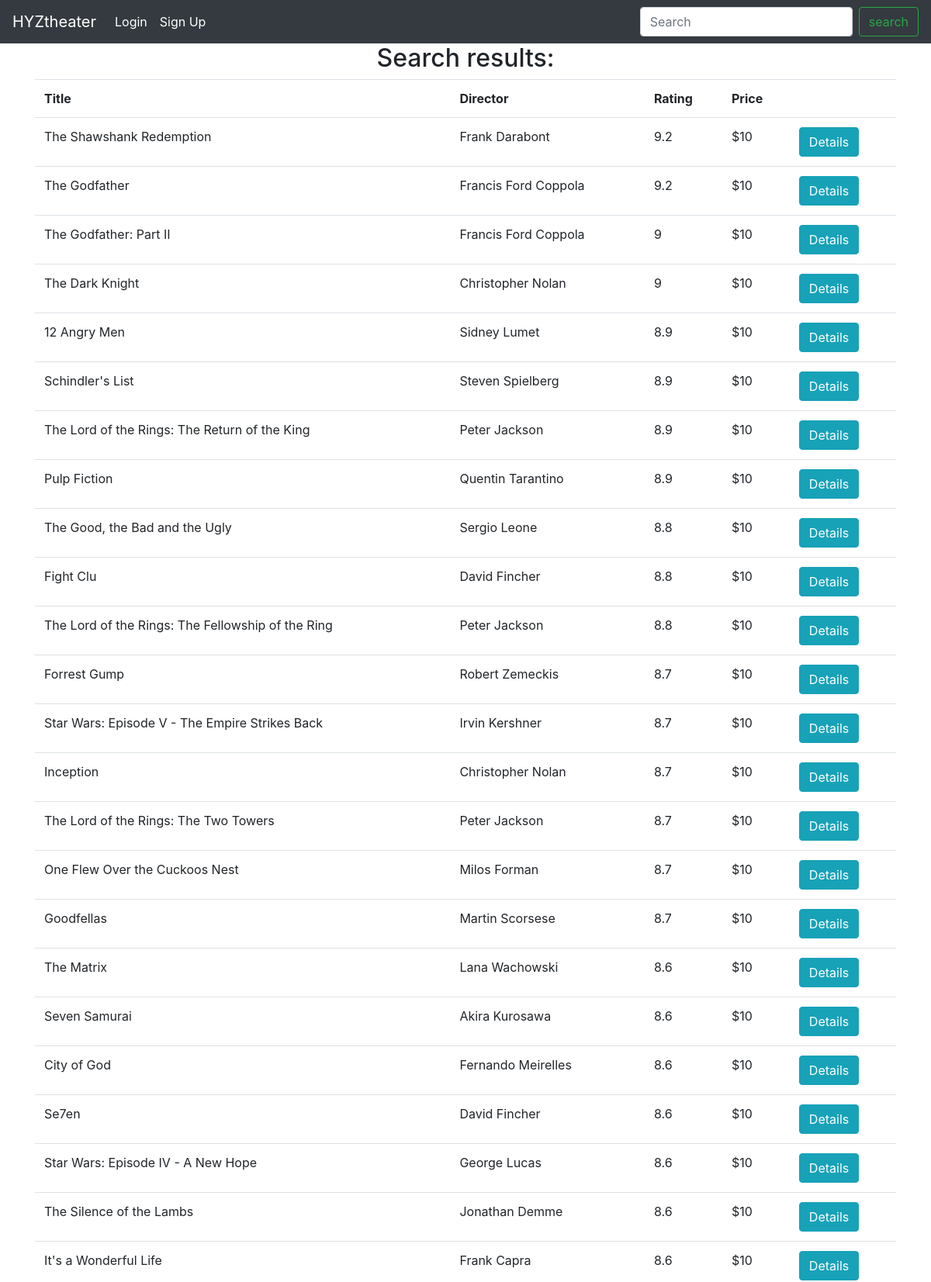
/user_signUp_Login/searchMovie.php (upper part), run on the app's committed database.
### tables this page shows
CREATE TABLE IF NOT EXISTS `movie` (
  `id` int(5) NOT NULL AUTO_INCREMENT,
  `title` varchar(50) NOT NULL,
  `director` varchar(20) NOT NULL,
  `rating` double NOT NULL,
  `price` double NOT NULL,
  PRIMARY KEY (`id`)
);

### user_signUp_Login/searchMovie.php (the view, shortened to what this page needs)
<!DOCTYPE html>
<html>
    <head>
        <link rel="stylesheet" href="https://stackpath.bootstrapcdn.com/bootstrap/4.1.3/css/bootstrap.min.css">
        <?php
        $keyword = $_GET['keyword'];
        $sql = "SELECT * FROM movie WHERE title LIKE '%$keyword%'";
        $result = mysql_query($sql);
        ?>
    </head>
    <body>
        <nav class="navbar navbar-expand-lg navbar-dark bg-dark">
            <a class="navbar-brand" href="home.php">HYZtheater</a>
            <div class="collapse navbar-collapse" id="navbarSupportedContent">
                <ul class="navbar-nav mr-auto">
                    <?php
                        if ($_SESSION['status']==true){
                            echo '<li class="navbar-text">'.$_SESSION['loginUser'].'</li>';
                            echo '<li class="nav-item active"><a class="nav-link" href="logoutProcess.php">Log Out</a></li>';
                            echo '<li class="nav-item active"><a class="nav-link" href="movieList.php">Reserve</a></li>';
                        }else{
                            echo '<li class="nav-item active"><a class="nav-link" href="login.php">Login</a></li>';
                            echo '<li class="nav-item active"><a class="nav-link" href="signUp.php">Sign Up</a></li>';
                        }
                    ?>
                </ul>
                <form class="form-inline my-2 my-lg-0" method="get" action="searchMovie.php">
                    <input class="form-control mr-sm-2" name="keyword" type="search" placeholder="Search" aria-label="Search">
                    <input type="submit" class="btn btn-outline-success my-2 my-sm-0" value="search">
                </form>
            </div>
        </nav>
        <div id="searchDisplay" class="container">
            <h2 class="text-center">Search results: </h2>
            <table class="table">
                <tr>
                    <th>Title</th>
                    <th>Director</th>
                    <th>Rating</th>
                    <th>Price</th>
                    <th></th>
                </tr>
                <?php
                    while($row = mysql_fetch_array($result)){
                ?>
                <tr>
                    <td><?php echo $row['title'] ?></td>
                    <td><?php echo $row['director'] ?></td>
                    <td><?php echo $row['rating'] ?></td>
                    <td><?php echo "$".$row['price'] ?></td>
                    <td>
                        <form method="get" action="movieDetail_Book.php">
                            <input type="submit" class="btn btn-info" value="Details">
                        </form>
                    </td>
                </tr>
                <?php } ?>
            </table>
        </div>
    </body>
</html>

### data on the page
movie: title "The Shawshank Redemption", director "Frank Darabont", rating "9.2", price "10"
movie: title "The Godfather", director "Francis Ford Coppola", rating "9.2", price "10"
movie: title "The Godfather: Part II", director "Francis Ford Coppola", rating "9", price "10"
movie: title "The Dark Knight", director "Christopher Nolan", rating "9", price "10"
movie: title "12 Angry Men", director "Sidney Lumet", rating "8.9", price "10"
movie: title "Schindler's List", director "Steven Spielberg", rating "8.9", price "10"
movie: title "The Lord of the Rings: The Return of the King", director "Peter Jackson", rating "8.9", price "10"
movie: title "Pulp Fiction", director "Quentin Tarantino", rating "8.9", price "10"
movie: title "The Good, the Bad and the Ugly", director "Sergio Leone", rating "8.8", price "10"
movie: title "Fight Clu", director "David Fincher", rating "8.8", price "10"
movie: title "The Lord of the Rings: The Fellowship of the Ring", director "Peter Jackson", rating "8.8", price "10"
movie: title "Forrest Gump", director "Robert Zemeckis", rating "8.7", price "10"
movie: title "Star Wars: Episode V - The Empire Strikes Back", director "Irvin Kershner", rating "8.7", price "10"
movie: title "Inception", director "Christopher Nolan", rating "8.7", price "10"
movie: title "The Lord of the Rings: The Two Towers", director "Peter Jackson", rating "8.7", price "10"
movie: title "One Flew Over the Cuckoos Nest", director "Milos Forman", rating "8.7", price "10"
movie: title "Goodfellas", director "Martin Scorsese", rating "8.7", price "10"
movie: title "The Matrix", director "Lana Wachowski", rating "8.6", price "10"
movie: title "Seven Samurai", director "Akira Kurosawa", rating "8.6", price "10"
movie: title "City of God", director "Fernando Meirelles", rating "8.6", price "10"
movie: title "Se7en", director "David Fincher", rating "8.6", price "10"
movie: title "Star Wars: Episode IV - A New Hope", director "George Lucas", rating "8.6", price "10"
movie: title "The Silence of the Lambs", director "Jonathan Demme", rating "8.6", price "10"
movie: title "It's a Wonderful Life", director "Frank Capra", rating "8.6", price "10"
